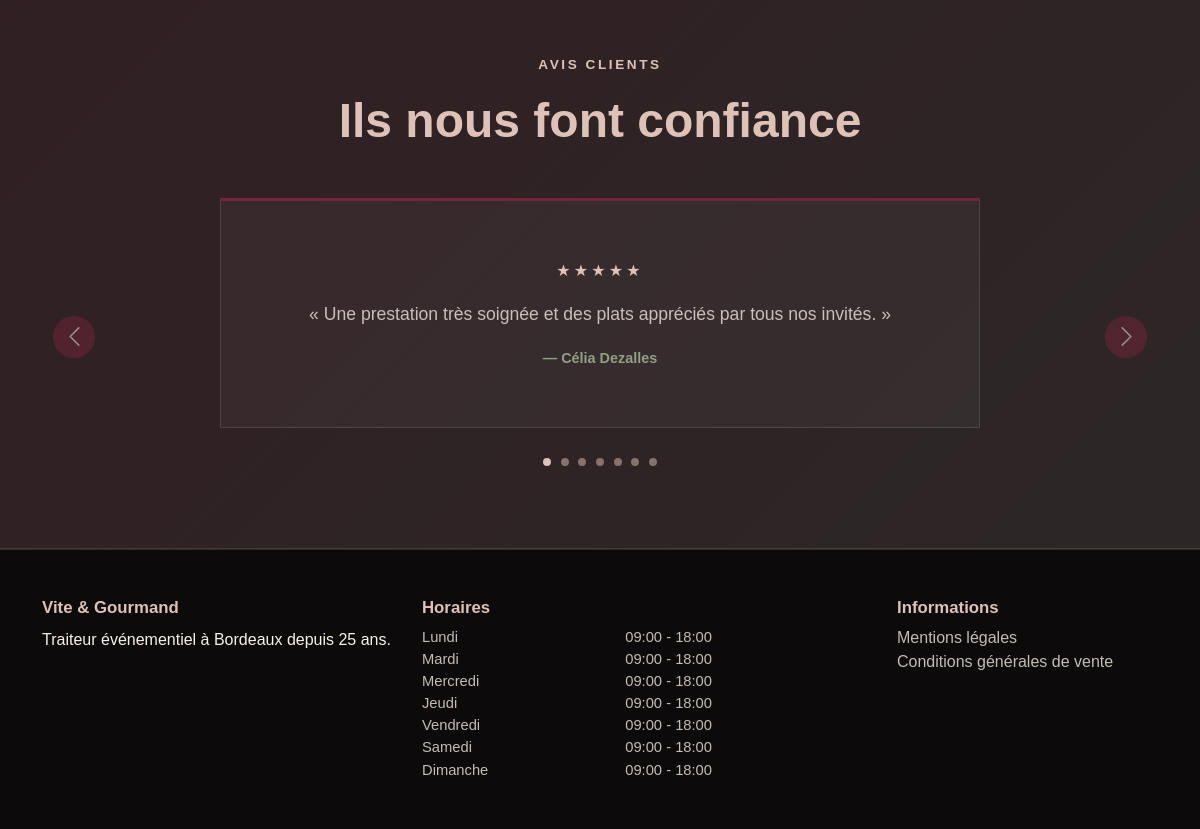
Before: / (lower part) with the older database file.
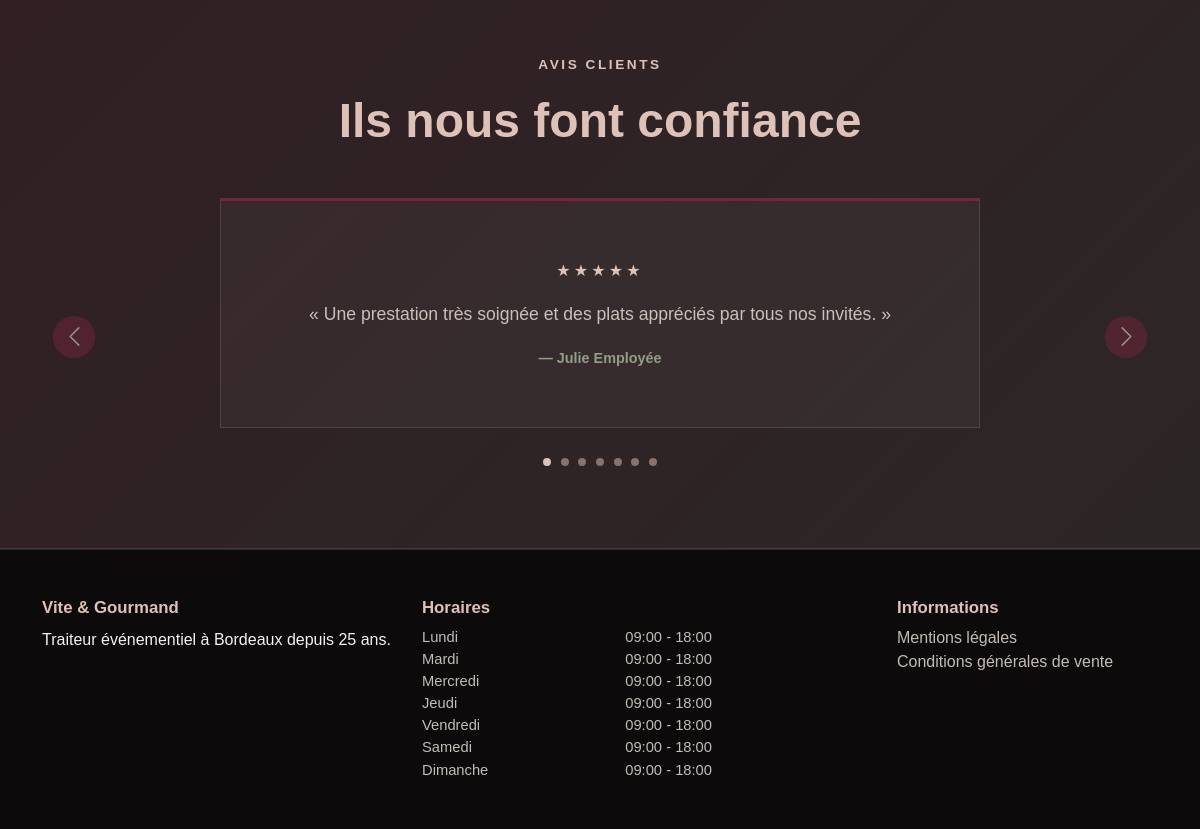
After: the same page with the newer database file.
### tables this page shows
CREATE TABLE reviews (
    id INT AUTO_INCREMENT PRIMARY KEY,
    order_id INT NOT NULL UNIQUE,
    user_id INT NOT NULL,
    rating TINYINT NOT NULL,
    comment TEXT NOT NULL,
    moderation_status ENUM('pending', 'approved', 'refused')
        NOT NULL DEFAULT 'pending',
    created_at TIMESTAMP NOT NULL DEFAULT CURRENT_TIMESTAMP,

    CONSTRAINT chk_reviews_rating
        CHECK (rating BETWEEN 1 AND 5),

    CONSTRAINT fk_reviews_order
        FOREIGN KEY (order_id)
        REFERENCES orders(id)
        ON DELETE CASCADE,

    CONSTRAINT fk_reviews_user
        FOREIGN KEY (user_id)
        REFERENCES users(id)
        ON DELETE CASCADE
);

CREATE TABLE users (
    id INT AUTO_INCREMENT PRIMARY KEY,
    role_id INT NOT NULL,
    first_name VARCHAR(100) NOT NULL,
    last_name VARCHAR(100) NOT NULL,
    phone VARCHAR(20) NOT NULL,
    email VARCHAR(190) NOT NULL UNIQUE,
    address VARCHAR(255) NOT NULL,
    postal_code VARCHAR(10) NOT NULL,
    city VARCHAR(100) NOT NULL,
    password_hash VARCHAR(255) NOT NULL,
    is_active BOOLEAN NOT NULL DEFAULT TRUE,
    created_at TIMESTAMP NOT NULL DEFAULT CURRENT_TIMESTAMP,
    updated_at TIMESTAMP NOT NULL DEFAULT CURRENT_TIMESTAMP
        ON UPDATE CURRENT_TIMESTAMP,

    CONSTRAINT fk_users_role
        FOREIGN KEY (role_id)
        REFERENCES roles(id)
        ON DELETE RESTRICT
);

CREATE TABLE opening_hours (
    id INT AUTO_INCREMENT PRIMARY KEY,
    day_number TINYINT NOT NULL UNIQUE,
    day_name VARCHAR(20) NOT NULL,
    opening_time TIME NULL,
    closing_time TIME NULL,
    is_closed BOOLEAN NOT NULL DEFAULT FALSE
);

### app/Views/layouts/main.php (called while the page is built)
<?php
require BASE_PATH . '/app/Views/layouts/header.php';
require $view;
require BASE_PATH . '/app/Views/layouts/footer.php';

### app/Controllers/HomeController.php (called while the page is built, shortened)
<?php
class HomeController
{
    public function index(): void
    {
        $openingHours = OpeningHour::getAll();
        $reviews = Review::getApprovedReviews();
        $view = BASE_PATH . '/app/Views/home/home.php';
        require BASE_PATH . '/app/Views/layouts/main.php';
    }
}

### app/Services/Router.php (called while the page is built, shortened)
<?php
class Router
{
    private array $routes = [];
    public function get(string $path, array $action): void
    {
        $this->routes['GET'][$path] = $action;
    }
    public function post(string $path, array $action): void
    {
        $this->routes['POST'][$path] = $action;
    }
    public function dispatch(string $uri): void
    {
        $method = $_SERVER['REQUEST_METHOD'];
        $path = parse_url($uri, PHP_URL_PATH) ?? '/';
        $path = '/' . trim($path, '/');
        [$controllerClass, $methodName] = $this->routes[$method][$path];
        $controller = new $controllerClass();
        $controller->$methodName();
    }
}

### public/index.php (called while the page is built, shortened)
<?php
$router = new Router();
$router->dispatch($_SERVER['REQUEST_URI']);

### app/Models/Review.php (called while the page is built, shortened)
<?php
class Review
{
    public static function getApprovedReviews(): array
    {
        $pdo = Database::getConnection();
        $sql = '
            SELECT
                reviews.rating,
                reviews.comment,
                users.first_name,
                users.last_name
            FROM reviews
            INNER JOIN users
                ON users.id = reviews.user_id
            WHERE reviews.moderation_status = :moderation_status
            ORDER BY reviews.created_at DESC
        ';
        $statement = $pdo->prepare($sql);
        $statement->execute([
            'moderation_status' => 'approved',
        ]);
        return $statement->fetchAll(PDO::FETCH_ASSOC);
    }
}

### app/Models/OpeningHour.php (called while the page is built, shortened)
<?php
class OpeningHour
{
    public static function getAll(): array
    {
        $pdo = Database::getConnection();
        $sql = '
            SELECT
                id,
                day_number,
                day_name,
                opening_time,
                closing_time,
                is_closed
            FROM opening_hours
            ORDER BY day_number
        ';
        $statement = $pdo->query($sql);
        return $statement->fetchAll(PDO::FETCH_ASSOC);
    }
}

### app/Views/home/home.php (the view, shortened to what this page needs)
<section class="reviews-section py-5">
    <div class="container py-4">
        <div class="text-center mb-5">
            <p class="section-subtitle">
                Avis clients
            </p>
            <h2>
                Ils nous font confiance
            </h2>
        </div>
        <?php if (!empty($reviews)): ?>
            <div
                id="reviews-carousel"
                class="carousel slide"
                data-bs-ride="carousel"
                data-bs-interval="6000"
                data-bs-pause="hover">
                <div class="carousel-indicators">
                    <?php foreach ($reviews as $index => $review): ?>
                        <button
                            type="button"
                            data-bs-target="#reviews-carousel"
                            data-bs-slide-to="<?php echo $index; ?>"
                            class="<?php echo $index === 0 ? 'active' : ''; ?>"
                            aria-current="<?php echo $index === 0 ? 'true' : 'false'; ?>"
                            aria-label="Afficher l'avis <?php echo $index + 1; ?>"></button>
                    <?php endforeach; ?>
                </div>
                <div class="carousel-inner">
                    <?php foreach ($reviews as $index => $review): ?>
                        <div
                            class="carousel-item <?php echo $index === 0 ? 'active' : ''; ?>">
                            <article class="review-card review-card-carousel mx-auto">
                                <p class="review-stars">
                                    <?php
                                    echo str_repeat('★', (int) $review['rating']);
                                    ?>
                                </p>
                                <p class="review-comment">
                                    « <?php echo htmlspecialchars($review['comment']); ?> »
                                </p>
                                <p class="review-author mb-0">
                                    —
                                    <?php
                                    echo htmlspecialchars(
                                        $review['first_name']
                                            . ' '
                                            . $review['last_name']
                                    );
                                    ?>
                                </p>
                            </article>
                        </div>
                    <?php endforeach; ?>
                </div>
                <button
                    class="carousel-control-prev"
                    type="button"
                    data-bs-target="#reviews-carousel"
                    data-bs-slide="prev">
                    <span
                        class="carousel-control-prev-icon"
                        aria-hidden="true"></span>
                </button>
                <button
                    class="carousel-control-next"
                    type="button"
                    data-bs-target="#reviews-carousel"
                    data-bs-slide="next">
                    <span
                        class="carousel-control-next-icon"
                        aria-hidden="true"></span>
                </button>
            </div>
        <?php else: ?>
            <p class="text-center mb-0">
                Aucun avis client n'est disponible pour le moment.
            </p>
        <?php endif; ?>
    </div>
</section>

### app/Views/layouts/header.php (shortened to what this page needs)
<!DOCTYPE html>
<html lang="fr">
<head>
    <link
        href="https://cdn.jsdelivr.net/npm/bootstrap@5.3.3/dist/css/bootstrap.min.css"
        rel="stylesheet">
    <link
        rel="stylesheet"
        href="<?php echo BASE_URL; ?>/assets/css/style.css">
</head>
<body>
    <main>

### app/Views/layouts/footer.php (shortened to what this page needs)
</main>
<footer class="site-footer">
    <div class="container py-5">
        <div class="row gy-4">
            <div class="col-lg-4 col-md-6">
                <h2 class="footer-title">
                    Vite & Gourmand
                </h2>
                <p class="mb-0">
                    Traiteur événementiel à Bordeaux depuis 25 ans.
                </p>
            </div>
            <div class="col-lg-5 col-md-6">
                <h2 class="footer-title">
                    Horaires
                </h2>
                <?php if (!empty($openingHours)): ?>
                    <ul class="opening-hours-list list-unstyled mb-0">
                        <?php foreach ($openingHours as $openingHour): ?>
                            <li class="opening-hours-item">
                                <span>
                                    <?php echo htmlspecialchars($openingHour['day_name']); ?>
                                </span>
                                <span>
                                    <?php if ((bool) $openingHour['is_closed']): ?>
                                        Fermé
                                    <?php else: ?>
                                        <?php
                                        echo htmlspecialchars(
                                            substr($openingHour['opening_time'], 0, 5)
                                        );
                                        ?>
                                        -
                                        <?php
                                        echo htmlspecialchars(
                                            substr($openingHour['closing_time'], 0, 5)
                                        );
                                        ?>
                                    <?php endif; ?>
                                </span>
                            </li>
                        <?php endforeach; ?>
                    </ul>
                <?php else: ?>
                    <p class="mb-0">
                        Les horaires seront bientôt disponibles.
                    </p>
                <?php endif; ?>
            </div>
            <div class="col-lg-3 col-md-6">
                <h2 class="footer-title">
                    Informations
                </h2>
                <ul class="list-unstyled mb-0">
                    <li>
                        <a href="#" class="footer-link">
                            Mentions légales
                        </a>
                    </li>
                    <li>
                        <a href="#" class="footer-link">
                            Conditions générales de vente
                        </a>
                    </li>
                </ul>
            </div>
        </div>
    </div>
</footer>
</body>
</html>

Changed rows visible on the page:
changed through a linked row, reviews "Une prestation très soignée et des plats appréciés par tous nos invités.": user.last_name "Célia Dezalles" → "Julie Employée"
